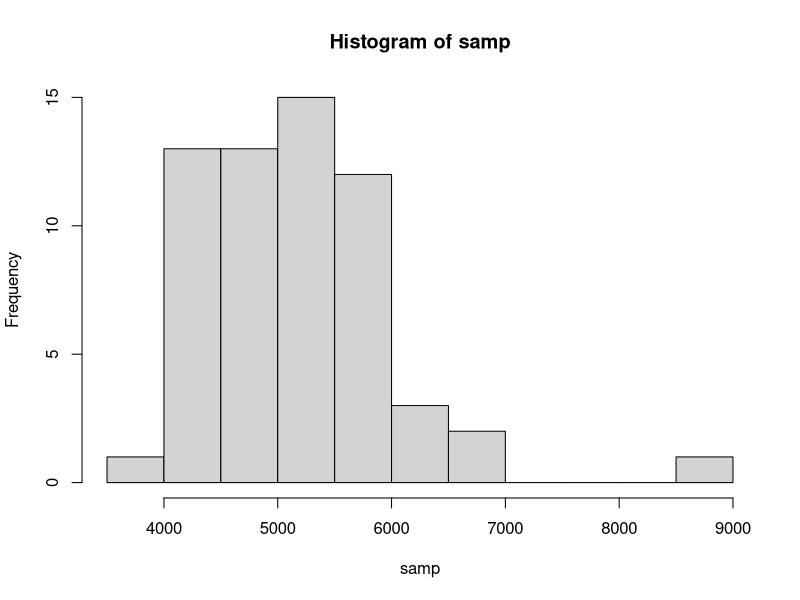

This figure's R source:
##### Lab week 3 - sampling and confidence intervals ####
### Area Studies - TA: Cora Neuman ###

# Calling packages and options ----
library(readr)
library(tidyverse)

# Calling dataset ----
primary <- read.csv("Data/primary-2.csv")

# Creating a random sample of size 60 from the population of London primary schools ----
  samp <- sample(x = primary$SpendPerStudent, size = 60)

  # Describing the distribution of sample
    summary(samp)
    hist(samp)

# Mean of sample ----
    sample_mean <- mean(samp)
    
# Confidence intervals -----
    se_sample <- sd(samp) / sqrt(length(samp)) #First, lets calculate the standard error for sample
    lower_ci_sample <-sample_mean - 2.04*se_sample #computing the lower Confidence Interval for the sample
    upper_ci_sample <-sample_mean + 2.04*se_sample #computing the upper confidence interval for the sample
    combined_ci <- c(lower_ci_sample, upper_ci_sample) #then, we can combine both CIs using concatenate function
    
# Computing mean spend per student for the population of london primary schools
    mean_pop <- mean(primary$SpendPerStudent)
    
    

    